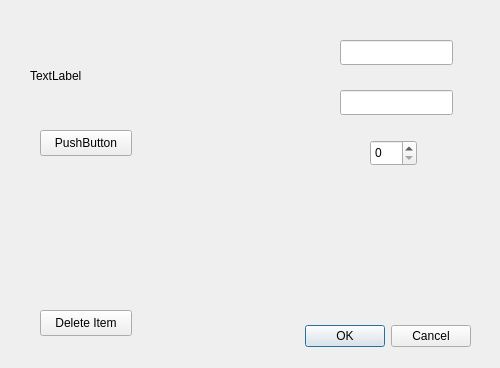
<?xml version="1.0" encoding="UTF-8"?>
<ui version="4.0">
 <class>EditItemDialog</class>
 <widget class="QDialog" name="Edit_Item_Dialog">
  <property name="geometry">
   <rect>
    <x>0</x>
    <y>0</y>
    <width>500</width>
    <height>368</height>
   </rect>
  </property>
  <property name="windowTitle">
   <string>Dialog</string>
  </property>
  <widget class="QDialogButtonBox" name="buttonBox">
   <property name="geometry">
    <rect>
     <x>130</x>
     <y>320</y>
     <width>341</width>
     <height>32</height>
    </rect>
   </property>
   <property name="orientation">
    <enum>Qt::Orientation::Horizontal</enum>
   </property>
   <property name="standardButtons">
    <set>QDialogButtonBox::StandardButton::Cancel|QDialogButtonBox::StandardButton::Ok</set>
   </property>
  </widget>
  <widget class="QLineEdit" name="name_line_edit">
   <property name="geometry">
    <rect>
     <x>340</x>
     <y>40</y>
     <width>113</width>
     <height>25</height>
    </rect>
   </property>
  </widget>
  <widget class="QLineEdit" name="part_number_line_edit">
   <property name="geometry">
    <rect>
     <x>340</x>
     <y>90</y>
     <width>113</width>
     <height>25</height>
    </rect>
   </property>
  </widget>
  <widget class="QSpinBox" name="quantity_spin_box">
   <property name="geometry">
    <rect>
     <x>370</x>
     <y>140</y>
     <width>47</width>
     <height>26</height>
    </rect>
   </property>
  </widget>
  <widget class="QLabel" name="image_label">
   <property name="geometry">
    <rect>
     <x>30</x>
     <y>20</y>
     <width>141</width>
     <height>111</height>
    </rect>
   </property>
   <property name="text">
    <string>TextLabel</string>
   </property>
  </widget>
  <widget class="QPushButton" name="select_image_button">
   <property name="geometry">
    <rect>
     <x>40</x>
     <y>130</y>
     <width>92</width>
     <height>26</height>
    </rect>
   </property>
   <property name="text">
    <string>PushButton</string>
   </property>
  </widget>
  <widget class="QPushButton" name="delete_button">
   <property name="geometry">
    <rect>
     <x>40</x>
     <y>310</y>
     <width>92</width>
     <height>26</height>
    </rect>
   </property>
   <property name="text">
    <string>Delete Item</string>
   </property>
  </widget>
 </widget>
 <resources/>
 <connections>
  <connection>
   <sender>buttonBox</sender>
   <signal>accepted()</signal>
   <receiver>Edit_Item_Dialog</receiver>
   <slot>accept()</slot>
   <hints>
    <hint type="sourcelabel">
     <x>248</x>
     <y>254</y>
    </hint>
    <hint type="destinationlabel">
     <x>157</x>
     <y>274</y>
    </hint>
   </hints>
  </connection>
  <connection>
   <sender>buttonBox</sender>
   <signal>rejected()</signal>
   <receiver>Edit_Item_Dialog</receiver>
   <slot>reject()</slot>
   <hints>
    <hint type="sourcelabel">
     <x>316</x>
     <y>260</y>
    </hint>
    <hint type="destinationlabel">
     <x>286</x>
     <y>274</y>
    </hint>
   </hints>
  </connection>
 </connections>
</ui>
